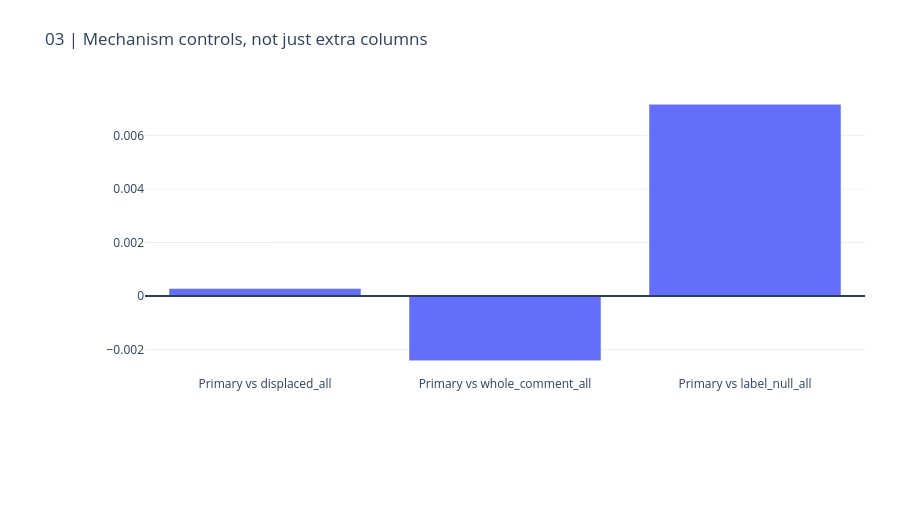
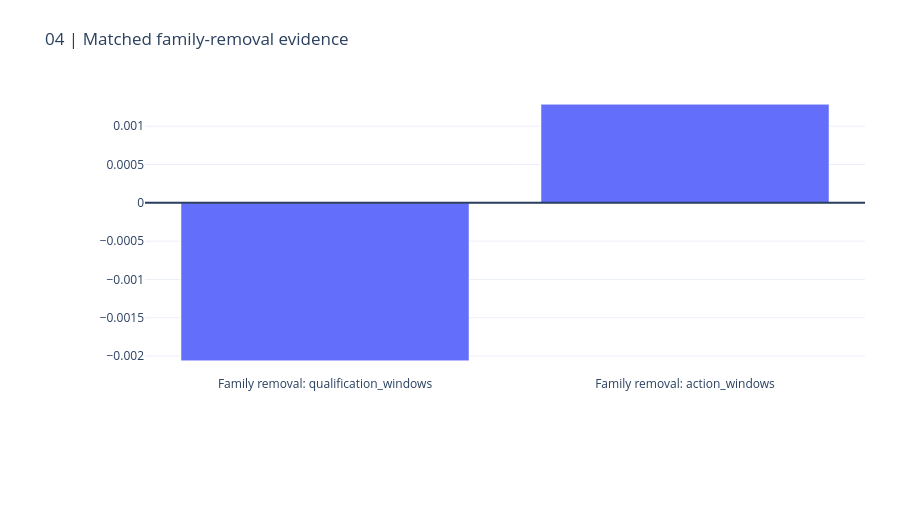

The code cell stored with these charts, in order, in its notebook:
### Markdown cell above
## Mechanism controls and family ablations

The primary cannot be swapped for a favorable secondary candidate.

### Code cell
display(pd.DataFrame(result["comparisons"]))
CHARTS[2].show(renderer="plotly_mimetype")
CHARTS[3].show(renderer="plotly_mimetype")

### Figure 1 — Plotly figure (JSON) as saved in the notebook; plotly's stock layout.template omitted (floating-point values rounded to 4 significant figures)
{"data": [{"type": "bar", "x": ["Primary vs displaced_all", "Primary vs whole_comment_all", "Primary vs label_null_all"], "y": [0.000275, -0.002425, 0.007169]}], "layout": {"height": 530, "margin": {"b": 155, "l": 145, "r": 35, "t": 90}, "shapes": [{"type": "line", "x0": 0, "x1": 1, "xref": "x domain", "y0": 0, "y1": 0, "yref": "y"}], "title": {"text": "03 | Mechanism controls, not just extra columns"}, "xaxis": {"automargin": true}, "yaxis": {"automargin": true}}}

### Figure 2 — Plotly figure (JSON) as saved in the notebook; plotly's stock layout.template omitted (floating-point values rounded to 4 significant figures)
{"data": [{"type": "bar", "x": ["Family removal: qualification_windows", "Family removal: action_windows"], "y": [-0.002062, 0.001287]}], "layout": {"height": 530, "margin": {"b": 155, "l": 145, "r": 35, "t": 90}, "shapes": [{"type": "line", "x0": 0, "x1": 1, "xref": "x domain", "y0": 0, "y1": 0, "yref": "y"}], "title": {"text": "04 | Matched family-removal evidence"}, "xaxis": {"automargin": true}, "yaxis": {"automargin": true}}}
